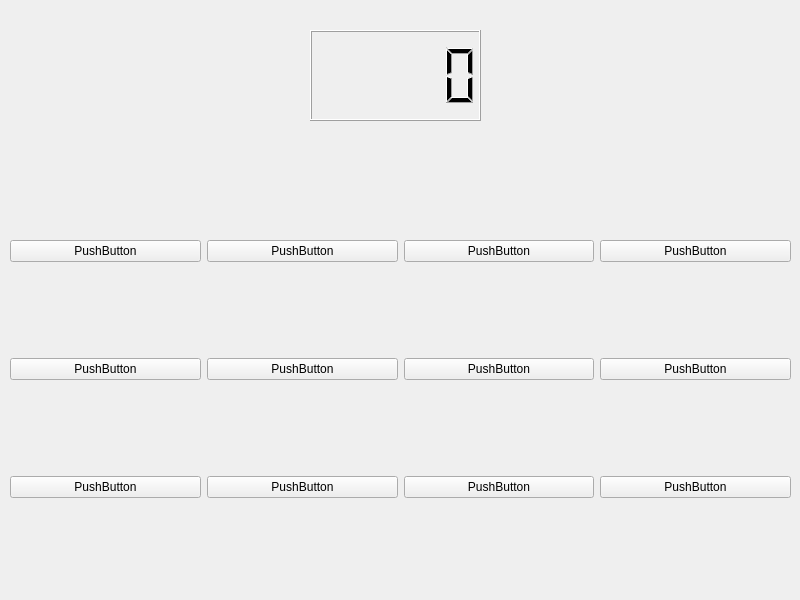
<?xml version="1.0" encoding="UTF-8"?>
<ui version="4.0">
 <class>Cards</class>
 <widget class="QMainWindow" name="Cards">
  <property name="geometry">
   <rect>
    <x>0</x>
    <y>0</y>
    <width>800</width>
    <height>600</height>
   </rect>
  </property>
  <property name="windowTitle">
   <string>记忆翻牌</string>
  </property>
  <widget class="QWidget" name="centralwidget">
   <widget class="QWidget" name="gridLayoutWidget">
    <property name="geometry">
     <rect>
      <x>10</x>
      <y>150</y>
      <width>781</width>
      <height>441</height>
     </rect>
    </property>
    <layout class="QGridLayout" name="gridLayout">
     <item row="1" column="1">
      <widget class="QPushButton" name="pbtn06">
       <property name="text">
        <string>PushButton</string>
       </property>
       <attribute name="buttonGroup">
        <string notr="true">pbtn_img</string>
       </attribute>
      </widget>
     </item>
     <item row="2" column="3">
      <widget class="QPushButton" name="pbtn12">
       <property name="text">
        <string>PushButton</string>
       </property>
       <attribute name="buttonGroup">
        <string notr="true">pbtn_img</string>
       </attribute>
      </widget>
     </item>
     <item row="0" column="2">
      <widget class="QPushButton" name="pbtn03">
       <property name="text">
        <string>PushButton</string>
       </property>
       <attribute name="buttonGroup">
        <string notr="true">pbtn_img</string>
       </attribute>
      </widget>
     </item>
     <item row="1" column="0">
      <widget class="QPushButton" name="pbtn05">
       <property name="text">
        <string>PushButton</string>
       </property>
       <attribute name="buttonGroup">
        <string notr="true">pbtn_img</string>
       </attribute>
      </widget>
     </item>
     <item row="2" column="1">
      <widget class="QPushButton" name="pbtn10">
       <property name="text">
        <string>PushButton</string>
       </property>
       <attribute name="buttonGroup">
        <string notr="true">pbtn_img</string>
       </attribute>
      </widget>
     </item>
     <item row="2" column="2">
      <widget class="QPushButton" name="pbtn11">
       <property name="text">
        <string>PushButton</string>
       </property>
       <attribute name="buttonGroup">
        <string notr="true">pbtn_img</string>
       </attribute>
      </widget>
     </item>
     <item row="0" column="0">
      <widget class="QPushButton" name="pbtn01">
       <property name="text">
        <string>PushButton</string>
       </property>
       <attribute name="buttonGroup">
        <string notr="true">pbtn_img</string>
       </attribute>
      </widget>
     </item>
     <item row="2" column="0">
      <widget class="QPushButton" name="pbtn09">
       <property name="text">
        <string>PushButton</string>
       </property>
       <attribute name="buttonGroup">
        <string notr="true">pbtn_img</string>
       </attribute>
      </widget>
     </item>
     <item row="0" column="1">
      <widget class="QPushButton" name="pbtn02">
       <property name="text">
        <string>PushButton</string>
       </property>
       <attribute name="buttonGroup">
        <string notr="true">pbtn_img</string>
       </attribute>
      </widget>
     </item>
     <item row="1" column="3">
      <widget class="QPushButton" name="pbtn08">
       <property name="text">
        <string>PushButton</string>
       </property>
       <attribute name="buttonGroup">
        <string notr="true">pbtn_img</string>
       </attribute>
      </widget>
     </item>
     <item row="1" column="2">
      <widget class="QPushButton" name="pbtn07">
       <property name="text">
        <string>PushButton</string>
       </property>
       <attribute name="buttonGroup">
        <string notr="true">pbtn_img</string>
       </attribute>
      </widget>
     </item>
     <item row="0" column="3">
      <widget class="QPushButton" name="pbtn04">
       <property name="text">
        <string>PushButton</string>
       </property>
       <attribute name="buttonGroup">
        <string notr="true">pbtn_img</string>
       </attribute>
      </widget>
     </item>
    </layout>
   </widget>
   <widget class="QLCDNumber" name="lcd_time">
    <property name="geometry">
     <rect>
      <x>310</x>
      <y>30</y>
      <width>171</width>
      <height>91</height>
     </rect>
    </property>
   </widget>
  </widget>
 </widget>
 <resources/>
 <connections/>
 <buttongroups>
  <buttongroup name="pbtn_img"/>
 </buttongroups>
</ui>
